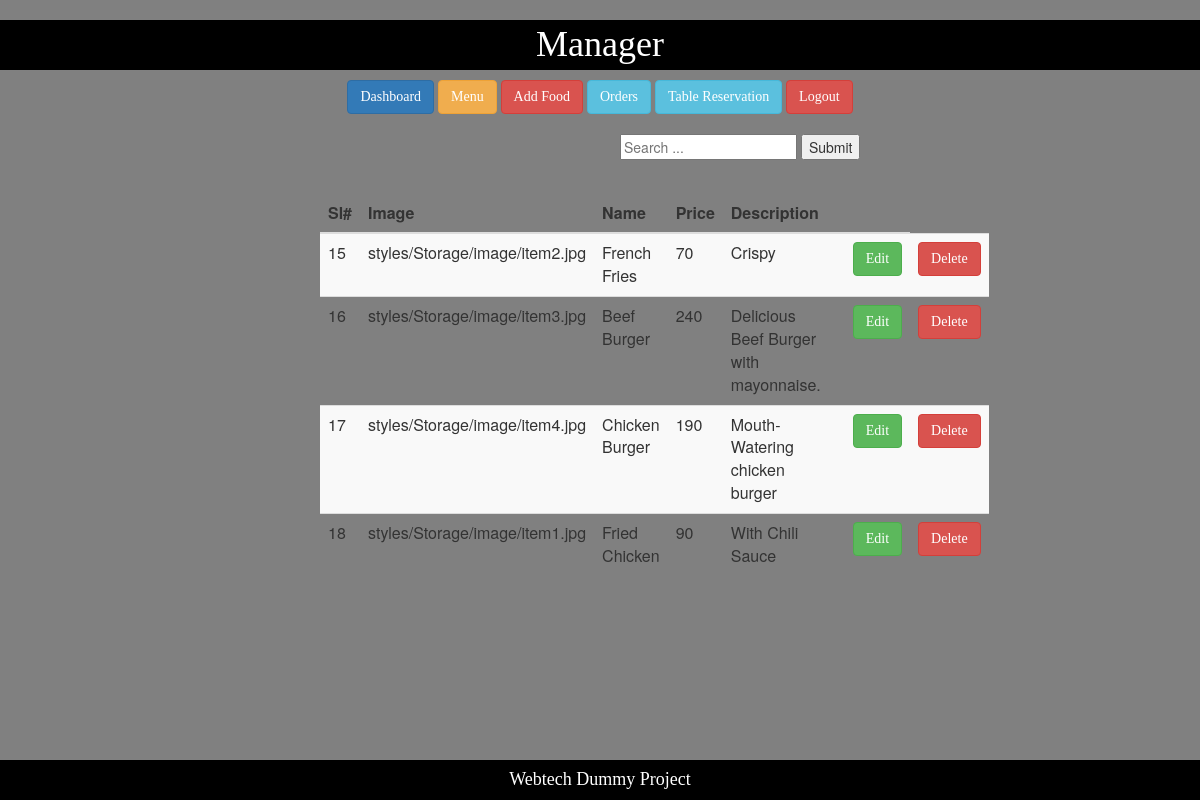
Page /menu.php on the committed database.
### tables this page shows
CREATE TABLE `food` (
  `id` int(5) NOT NULL,
  `foodname` varchar(60) NOT NULL,
  `foodprice` varchar(5) NOT NULL,
  `fimage` varchar(200) NOT NULL,
  `fdescription` varchar(300) NOT NULL
);

### models/db_connect.php (called while the page is built, shortened)
<?php
	$servername = "localhost";
	$db_username="root";
	$db_password="";
	$db_name="RMS";
	function getArray($query){
		global $servername, $db_username, $db_password,$db_name;
		$conn = mysqli_connect($servername,$db_username,$db_password,$db_name);
		$result = mysqli_query($conn,$query);
		$data = array();
		while($row = mysqli_fetch_assoc($result)){
			$data[] = $row;
		}
		return $data;
	}
?>

### controllers/FoodController.php (called while the page is built, shortened)
<?php
	require_once 'models/db_connect.php';
	function getAllFood(){
		$query = "SELECT * FROM food";
		$food = getArray($query);
		return $food;
	}
?>

### menu.php (the view, shortened to what this page needs)
<?php
	include 'manager_header.php';
	require_once 'controllers/FoodController.php';
	$food= getAllFood();
?>
<div class="center pull-right">
	<form action="menu.php" method="GET">
		<input type="text" placeholder="Search ..." id="search_text" name="ss">
		<input type="submit" name="search">
	</form>
</div>
<div class="center">
	<table class="table table-striped">
		<thead>
			<th>Sl#</th>
			<th>Image</th>
			<th>Name</th>
			<th>Price</th>
			<th>Description</th>
			<th></th>
			<th></th>
		</thead>
		<tbody>
			<?php
				foreach($food as $foods){
					echo "<tr>";
					echo "<td>".$foods["id"]."</td>";
					echo "<td>".$foods["fimage"]."</td>";
					echo "<td>".$foods["foodname"]."</td>";
					echo "<td>".$foods["foodprice"]."</td>";
					echo "<td>".$foods["fdescription"]."</td>";
					echo "<td></td>";
					echo '<td><a href="editcategory.php?id='.$foods["id"].'" class="btn btn-success">Edit</a></td>';
					echo '<td><a href="menu.php?deleteId='.$foods["id"].' " class="btn btn-danger">Delete</td>';
					echo "</tr>";
				}
			?>
		</tbody>
	</table>
</div>
<?php include 'manager_footer.php';?>

### manager_header.php (shortened to what this page needs)
<html>
	<head>
		<link rel="stylesheet" href="https://maxcdn.bootstrapcdn.com/bootstrap/3.3.7/css/bootstrap.min.css">
		<link rel="stylesheet" href="styles/mystyle.css">
	</head>
	<body>
		<div class="text-center">
			<h1 class="header">Manager</h1>
		</div>
		<div class="text-center">
			<a href="dashboard.php" class="btn btn-primary">Dashboard</a>
			<a href="menu.php" class="btn btn-warning">Menu</a>
			<a href="addfood.php" class="btn btn-danger">Add Food</a>
			<a href="order.php" class="btn btn-info">Orders</a>
			<a href="tbookings.php" class="btn btn-info">Table Reservation</a>
			<a href="logout.php" class="btn btn-danger">Logout</a>
		</div>

### manager_footer.php
		<footer class="footer">
			<h4>Webtech Dummy Project</h4>
		</footer>
	</body>
</html>

### styles/mystyle.css (style rules this page uses)
body { background-color:grey; padding:0px; }
.footer { position:fixed; left:0; bottom:0; width: 100%; background-color: black; color: white; text-align: center; font-family:consolas; }
.header { position:relative; left:0; top:0; width: 100%; background-color: black; color: white; text-align: center; font-family:consolas; padding:5px; }
.center { margin: 0 auto; width:50% ; padding:20px; }
.btn { font-family:consolas; }

### rows in the picture
food: id "15", fimage "styles/Storage/image/item2.jpg", foodname "French Fries", foodprice "70", fdescription "Crispy"
food: id "16", fimage "styles/Storage/image/item3.jpg", foodname "Beef Burger", foodprice "240", fdescription "Delicious Beef Burger with mayonnaise."
food: id "17", fimage "styles/Storage/image/item4.jpg", foodname "Chicken Burger", foodprice "190", fdescription "Mouth-Watering chicken burger"
food: id "18", fimage "styles/Storage/image/item1.jpg", foodname "Fried Chicken", foodprice "90", fdescription "With Chili Sauce"
